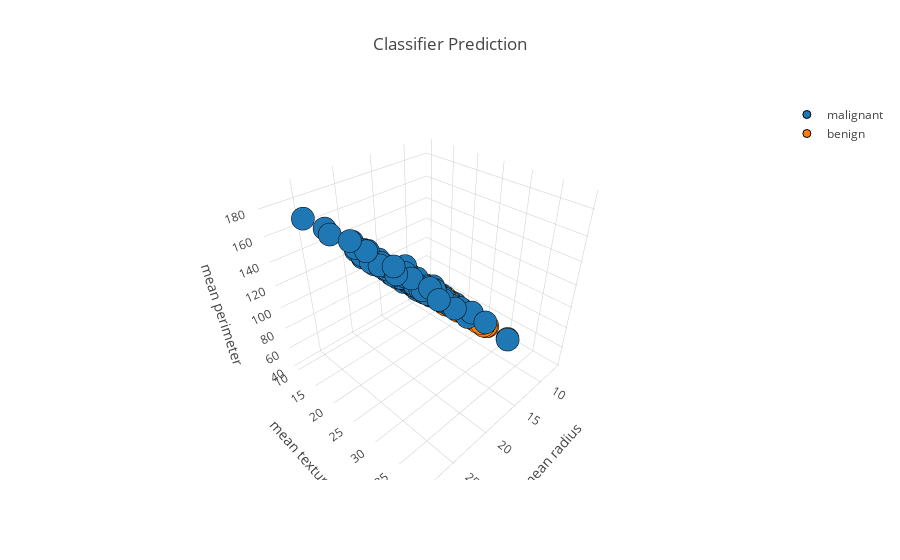

The notebook cell this image was saved under:
### Code cell
iplot(plot_handler.prediction_figure)

### Figure 1 — Plotly figure (JSON) as saved in the notebook; plotly's stock layout.template omitted (floating-point values rounded to 4 significant figures; data arrays with more than 128 entries replaced by an {"elided": "..."} marker saying what was removed)
{"data": [{"hoverinfo": "text", "marker": {"line": {"color": "black", "width": 1}}, "mode": "markers", "name": "malignant", "showlegend": true, "text": "malignant", "type": "scatter3d", "uid": "b6b9407a-3613-11e9-9445-6723f7265943", "x": {"elided": "198 float values"}, "y": {"elided": "198 float values"}, "z": {"elided": "198 float values"}}, {"hoverinfo": "text", "marker": {"line": {"color": "black", "width": 1}}, "mode": "markers", "name": "benign", "showlegend": true, "text": "benign", "type": "scatter3d", "uid": "b6b9426e-3613-11e9-9445-6723f7265943", "x": {"elided": "371 float values"}, "y": {"elided": "371 float values"}, "z": {"elided": "371 float values"}}], "layout": {"autosize": true, "scene": {"aspectmode": "auto", "aspectratio": {"x": 1, "y": 1, "z": 1}, "xaxis": {"title": {"text": "mean radius"}, "type": "linear"}, "yaxis": {"title": {"text": "mean texture"}, "type": "linear"}, "zaxis": {"title": {"text": "mean perimeter"}, "type": "linear"}}, "title": {"text": "Classifier Prediction"}}}
